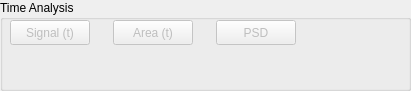
   <widget class="QGroupBox" name="panelTimeanalysis">
    <property name="geometry">
     <rect>
      <x>930</x>
      <y>360</y>
      <width>411</width>
      <height>91</height>
     </rect>
    </property>
    <property name="sizePolicy">
     <sizepolicy hsizetype="MinimumExpanding" vsizetype="MinimumExpanding">
      <horstretch>0</horstretch>
      <verstretch>0</verstretch>
     </sizepolicy>
    </property>
    <property name="title">
     <string>Time Analysis</string>
    </property>
    <widget class="QPushButton" name="pbSignal">
     <property name="enabled">
      <bool>false</bool>
     </property>
     <property name="geometry">
      <rect>
       <x>10</x>
       <y>20</y>
       <width>80</width>
       <height>25</height>
      </rect>
     </property>
     <property name="sizePolicy">
      <sizepolicy hsizetype="MinimumExpanding" vsizetype="MinimumExpanding">
       <horstretch>0</horstretch>
       <verstretch>0</verstretch>
      </sizepolicy>
     </property>
     <property name="text">
      <string>Signal (t)</string>
     </property>
    </widget>
    <widget class="QPushButton" name="pbPSD">
     <property name="enabled">
      <bool>false</bool>
     </property>
     <property name="geometry">
      <rect>
       <x>216</x>
       <y>20</y>
       <width>80</width>
       <height>25</height>
      </rect>
     </property>
     <property name="sizePolicy">
      <sizepolicy hsizetype="MinimumExpanding" vsizetype="MinimumExpanding">
       <horstretch>0</horstretch>
       <verstretch>0</verstretch>
      </sizepolicy>
     </property>
     <property name="text">
      <string>PSD</string>
     </property>
    </widget>
    <widget class="QPushButton" name="pbArea">
     <property name="enabled">
      <bool>false</bool>
     </property>
     <property name="geometry">
      <rect>
       <x>113</x>
       <y>20</y>
       <width>80</width>
       <height>25</height>
      </rect>
     </property>
     <property name="sizePolicy">
      <sizepolicy hsizetype="MinimumExpanding" vsizetype="MinimumExpanding">
       <horstretch>0</horstretch>
       <verstretch>0</verstretch>
      </sizepolicy>
     </property>
     <property name="text">
      <string>Area (t)</string>
     </property>
    </widget>
   </widget>
